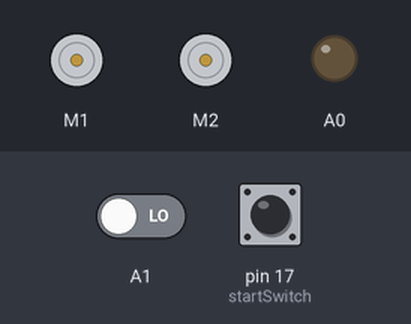
A sketch run on a simulated Arduino Uno, built with avr-gcc and run on an emulated ATmega328P. Parts: 2 × DC motor (green arrow = forward, orange = backward, longer = faster), output pins drawn as LEDs (lit = HIGH). Dashed ring = blinking. The inputs (shaded band) are chosen by the test bench; at power-on: pin 17 (startSwitch) LOW, A1 LOW. What the sketch prints to the serial monitor is not drawn.

Above: at 1.2 s.
1.3 s: pin 17 (startSwitch) pulled HIGH for 0.15 s
At 3.0 s:
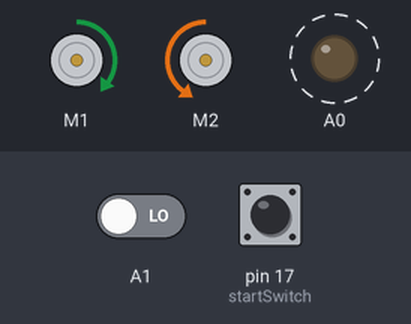
4.4 s: pin 17 (startSwitch) pulled HIGH for 1 s
At 5.4 s:
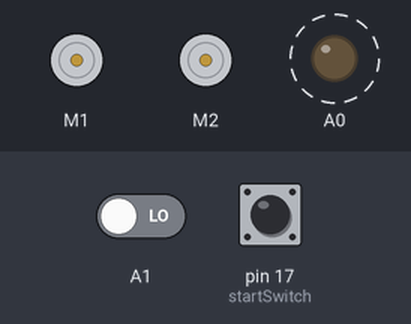
8.4 s: pin 17 (startSwitch) pulled HIGH for 3.2 s
At 12.1 s:
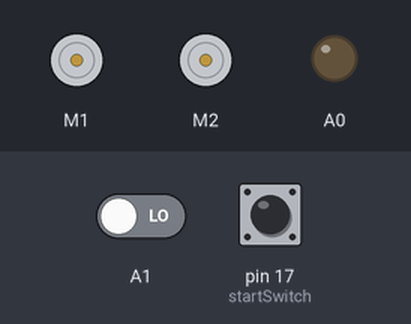
Timing chart, 0 to 13.6 s (numbered marks = the images above; inputs shaded):
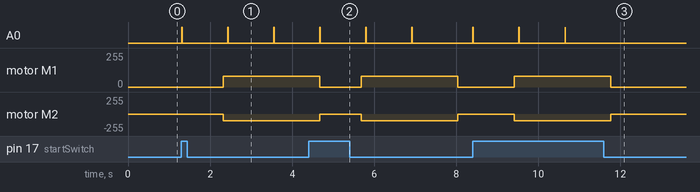

The sketch:

SmartCart_Pt_2.ino
```cpp
/*

   An obstacle between 15 cm, it turn right.

 */
#include <AFMotor.h>
#include <elapsedMillis.h>
int startSwitch = 17;
int startFlag = 0;

unsigned int interval = 3000; //3 secs in ms

 //echo = A1
 //trig = A0
AF_DCMotor motor1(1,MOTOR12_8KHZ); // set up motors.
AF_DCMotor motor2(2, MOTOR12_8KHZ);

void setup() {
  //Serial.begin(9600);
  pinMode(startSwitch, INPUT);
  pinMode(A1, INPUT);
  pinMode(A0, OUTPUT);
  Serial.begin(9600); // begin serial communitication

  motor1.setSpeed(80); //set the speed of the motors, between 0-255
  motor2.setSpeed (100);
}

void loop() {
  int start = digitalRead(startSwitch);
  Serial.println(start);
  if(start == 1){
    elapsedMillis timeElapsed;
    while(timeElapsed < interval){
      long distance, duration;

      digitalWrite(A0, LOW);
      delay(2);
      digitalWrite(A0, HIGH);
      delay(10);
      digitalWrite(A0, LOW);

      duration = pulseIn(A1, HIGH);
      distance = (duration/2)/29.1;


      if (distance < 20)
      {
        motor1.run(FORWARD);      //Right
        motor2.run (BACKWARD);
        delay(100);
      }


      else
      {
        motor1.run(FORWARD);      //Forward
        motor2.run (FORWARD);
      }

      delay(10);
    }
    motor1.run(RELEASE);      //Stops
    motor2.run (RELEASE);
  }
}
```

Measured:
- after the input at 1.3 s, A0: alternates HIGH for 0.01 s and LOW for 1.1 s, starting at once; motor M1: stopped → forward 80/255 after 1.0 s; motor M2: stopped → backward 100/255 after 1.0 s
- after the input at 4.4 s, A0: alternates HIGH for 0.01 s and LOW for 1.1 s, starting after 0.28 s
- after the input at 8.4 s, A0: alternates HIGH for 0.01 s and LOW for 1.1 s, 6 changes in all, then stays LOW, starting at once; motor M1: stopped → forward 80/255 after 1.0 s, → stopped 2.4 s later; motor M2: stopped → backward 100/255 after 1.0 s, → stopped 2.4 s later
